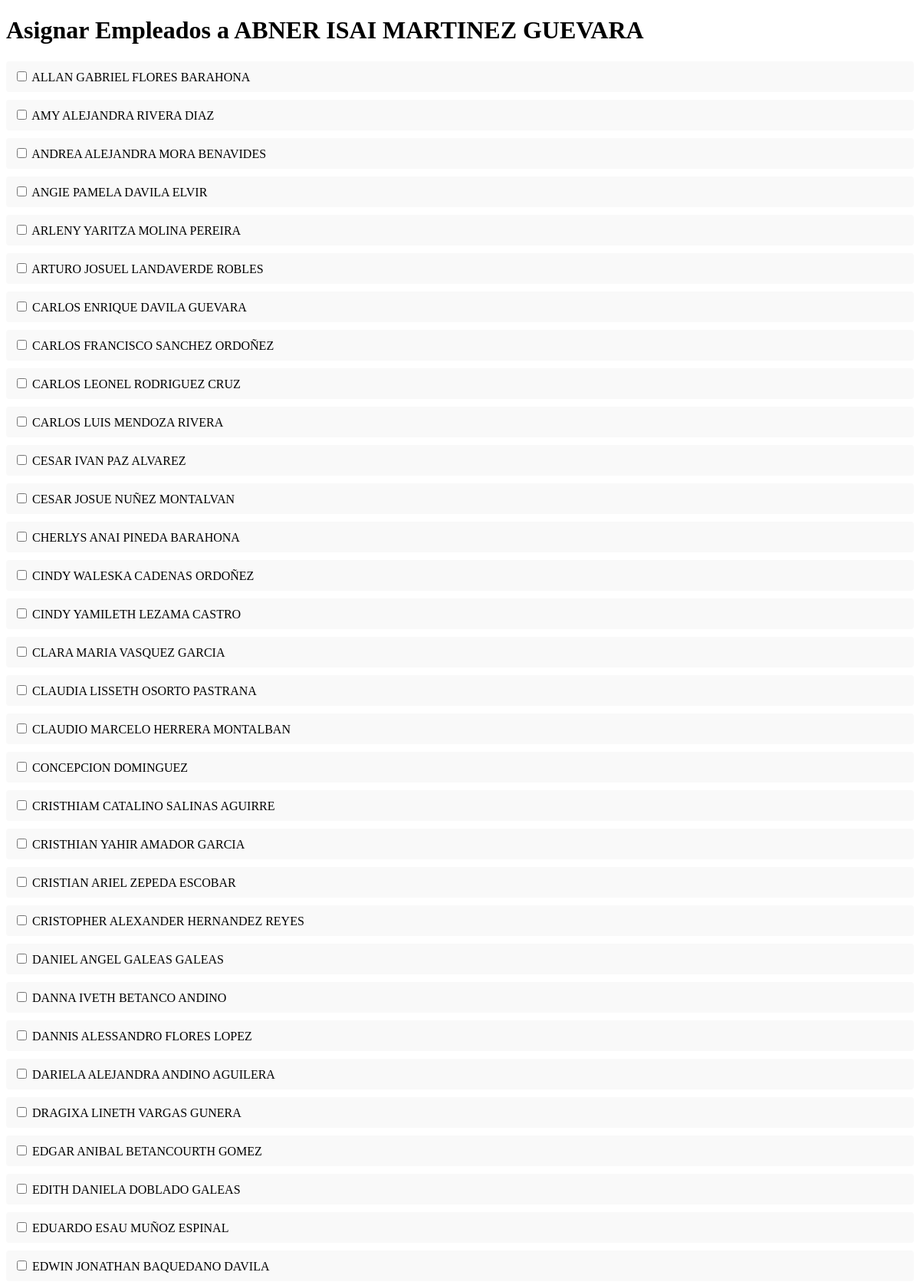
The app's page /marcaje/nomas/1/ (upper part) with its own data.
### marcaje/models.py (models this page shows, shortened)
class Empleado(models.Model):
    id_externo = models.IntegerField(unique=True)
    codigo = models.CharField(max_length=20)
    nombre = models.CharField(max_length=100)
    departamento = models.CharField(max_length=100)
    sucursal = models.ForeignKey(Sucursal, on_delete=models.PROTECT)
    es_encargado = models.BooleanField(default=False)
    class Meta:
        verbose_name = "Empleado"
        verbose_name_plural = "Empleados"
        ordering = ['nombre']

### marcaje/views.py (the view, shortened to what this page needs)
# urls.py: path('nomas/<int:encargado_id>/', views.asignar_empleados, name='asignar_empleados'),
def asignar_empleados(request, encargado_id):
    encargado = get_object_or_404(Empleado, id=encargado_id, es_encargado=True)
    empleados_disponibles = Empleado.objects.filter(
        es_encargado=False,
        encargado_asignado__isnull=True
    )
    return render(request, 'asignar_empleados.html', {
        'encargado': encargado,
        'empleados': empleados_disponibles
    })

### marcaje/templates/asignar_empleados.html (shortened to what this page needs)
<!DOCTYPE html>
<html>
<head>
</head>
<body>
    <h1>Asignar Empleados a {{ encargado.nombre }}</h1>
    <form method="post">
        <div class="empleados-container">
            {% for empleado in empleados %}
                <div class="empleado-item">
                    <input type="checkbox" name="empleados_ids" value="{{ empleado.id }}" id="emp_{{ empleado.id }}">
                    <label for="emp_{{ empleado.id }}">{{ empleado.nombre }}</label>
                </div>
            {% empty %}
                <p>Todos los empleados ya tienen encargado asignado.</p>
            {% endfor %}
        </div>
    </form>
</body>
</html>

### marcaje/templates/asignar_empleados.html (style rules this page uses)
.empleado-item { margin: 10px 0; padding: 10px; background-color: #f9f9f9; border-radius: 4px; }

### records on screen
Empleado: nombre "ABNER ISAI MARTINEZ GUEVARA"
Empleado: nombre "ALLAN GABRIEL FLORES BARAHONA"
Empleado: nombre "AMY ALEJANDRA RIVERA DIAZ"
Empleado: nombre "ANDREA ALEJANDRA MORA BENAVIDES"
Empleado: nombre "ANGIE PAMELA DAVILA ELVIR"
Empleado: nombre "ARLENY YARITZA MOLINA PEREIRA"
Empleado: nombre "ARTURO JOSUEL LANDAVERDE ROBLES"
Empleado: nombre "CARLOS ENRIQUE DAVILA GUEVARA"
Empleado: nombre "CARLOS FRANCISCO SANCHEZ ORDOÑEZ"
Empleado: nombre "CARLOS LEONEL RODRIGUEZ CRUZ"
Empleado: nombre "CARLOS LUIS MENDOZA RIVERA"
Empleado: nombre "CESAR IVAN PAZ ALVAREZ"
Empleado: nombre "CESAR JOSUE NUÑEZ MONTALVAN"
Empleado: nombre "CHERLYS ANAI PINEDA BARAHONA"
Empleado: nombre "CINDY WALESKA CADENAS ORDOÑEZ"
Empleado: nombre "CINDY YAMILETH LEZAMA CASTRO"
Empleado: nombre "CLARA MARIA VASQUEZ GARCIA"
Empleado: nombre "CLAUDIA LISSETH OSORTO PASTRANA"
Empleado: nombre "CLAUDIO MARCELO HERRERA MONTALBAN"
Empleado: nombre "CONCEPCION DOMINGUEZ"
Empleado: nombre "CRISTHIAM CATALINO SALINAS AGUIRRE"
Empleado: nombre "CRISTHIAN YAHIR AMADOR GARCIA"
Empleado: nombre "CRISTIAN ARIEL ZEPEDA ESCOBAR"
Empleado: nombre "CRISTOPHER ALEXANDER HERNANDEZ REYES"
Empleado: nombre "DANIEL ANGEL GALEAS GALEAS"
Empleado: nombre "DANNA IVETH BETANCO ANDINO"
Empleado: nombre "DANNIS ALESSANDRO FLORES LOPEZ"
Empleado: nombre "DARIELA ALEJANDRA ANDINO AGUILERA"
Empleado: nombre "DRAGIXA LINETH VARGAS GUNERA"
Empleado: nombre "EDGAR ANIBAL BETANCOURTH GOMEZ"
Empleado: nombre "EDITH DANIELA DOBLADO GALEAS"
Empleado: nombre "EDUARDO ESAU MUÑOZ ESPINAL"
Empleado: nombre "EDWIN JONATHAN BAQUEDANO DAVILA"
